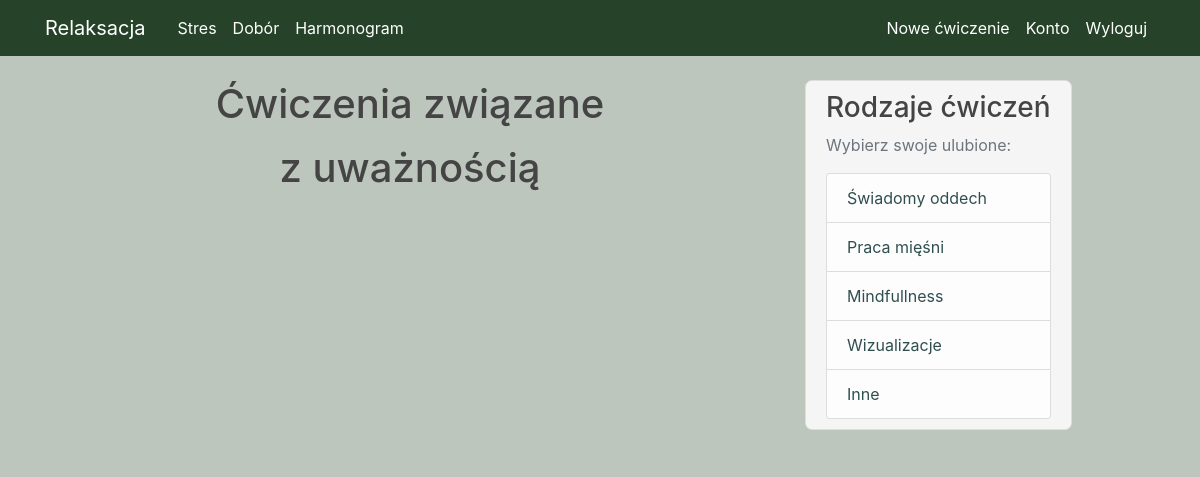
Before: /mindfullness (signed in) with the older database file.
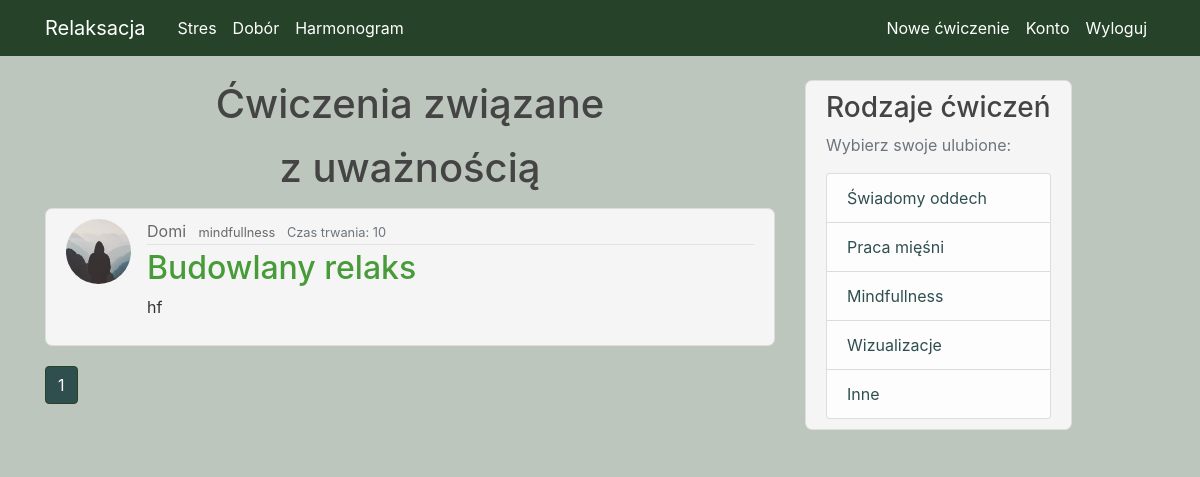
After: the same page with the newer database file.
### Relaks/models.py (models this page shows, shortened)
class Post(db.Model):
    id = db.Column(db.Integer, primary_key=True, autoincrement=True)
    name = db.Column(db.String(100), nullable=True)
    category = db.Column(db.String(100), nullable=True)
    time = db.Column(db.Integer, nullable=True)
    content = db.Column(db.Text, nullable=True)
    user_id = db.Column(db.Integer, db.ForeignKey('user.id'), nullable=False)
    fav = db.relationship('Favourite', backref='fav', lazy=True)

class User(db.Model, UserMixin):
    id = db.Column(db.Integer, primary_key=True)
    username = db.Column(db.String(20), unique=True, nullable=False)
    email = db.Column(db.String(120), unique=True, nullable=False)
    image_file = db.Column(db.String(20), nullable=False, default='default.jpg')
    password = db.Column(db.String(60), nullable=False)
    is_admin = db.Column(db.Boolean, nullable=False)
    posts = db.relationship('Post', backref='author', lazy=True)
    fav = db.relationship('Favourite', backref='author', lazy=True)

### Relaks/routes.py (the view)
@app.route("/mindfullness", methods=['GET', 'POST'])
@login_required
def mindfullness():
    page = request.args.get('page', 1, type=int)
    post = Post.query.filter(
        Post.category == 'mindfullness').paginate(page=page, per_page=3)
    return render_template('mindfullness.html', title='Mindfullness', post=post)

### Relaks/models.py (called while the page is built)
@login_manager.user_loader
def load_user(user_id):
    return User.query.get(int(user_id))

### Relaks/templates/mindfullness.html (shortened to what this page needs)
{% extends "layout.html" %}
{% block content %}
    <h1> <p style="text-align: center"> Ćwiczenia związane </p>
        <p style="text-align: center"> z uważnością </p> </h1>
      {% for post in post.items %}
          <article class="media content-section">
          <img class="rounded-circle article-img" src="{{ url_for('static', filename='photo/' + post.author.image_file) }}">
          <div class="media-body">
            <div class="article-metadata">
               <a class="mr-2" href="{{ url_for('user_posts', username=post.author.username) }}">{{ post.author.username }}</a>
              <small class="article-category">
          <a
            class="mr-2"
            href="{{ url_for('mindfullness', category=post.category) }}"
            >{{ post.category }}</a>
                </small>
                <small class="text-muted">Czas trwania: {{ post.time }}</small>
            </div>
            <h2> <a class="article-title" href="{{ url_for('post', post_id=post.id) }}">{{ post.name}}</a> </h2>
            <p class="article-content">{{ post.content }}</p>
          </div>
        </article>
    {% endfor %}
      {% for page_num in post.iter_pages(left_edge=1, right_edge=1, left_current=1, right_current=2) %}
        {% if page_num %}
            {% if post.page == page_num %}
                <a class="btn btn-info mb-4" style="background-color: darkslategrey; border-color: #26432a" href="{{ url_for('mindfullness', page=page_num)  }}"> {{ page_num }}</a>
             {% else %}
                <a class="btn btn-outline-info mb-4" style="background-color: darkslategrey; border-color: #26432a; " href="{{ url_for('mindfullness', page=page_num)  }}"> {{ page_num }}</a>
             {% endif %}
        {% endif %}
    {% endfor %}
{% endblock content %}

### Relaks/templates/layout.html (shortened to what this page needs)
<!DOCTYPE html>
<html lang="pl">
<head>
    <link rel="stylesheet" href="https://maxcdn.bootstrapcdn.com/bootstrap/4.0.0/css/bootstrap.min.css">
    <link rel="stylesheet" type="text/css" href="{{ url_for('static', filename='main.css') }}">
</head>
<body>
    <header class="site-header">
      <nav class="navbar navbar-expand-md navbar-dark bg-steel fixed-top">
        <div class="container">
          <a class="navbar-brand mr-4" href="/">Relaksacja</a>
          <div class="collapse navbar-collapse" id="navbarToggle">
            <div class="navbar-nav mr-auto">
                <a class="nav-item nav-link" href="{{ url_for('stres') }}">Stres</a>
                <a class="nav-item nav-link" href="{{ url_for('dobor') }}">Dobór </a>
                <a class="nav-item nav-link" href="{{ url_for('harmonogram') }}">Harmonogram </a>
            </div>
            <div class="navbar-nav">
                {% if current_user.is_authenticated %}
                     <a class="nav-item nav-link" href="{{ url_for('new_post') }}">Nowe ćwiczenie</a>
                    <a class="nav-item nav-link" href="{{ url_for('account') }}">Konto</a>
                    <a class="nav-item nav-link" href="{{ url_for('logout') }}">Wyloguj</a>
                {% else %}
                    <a class="nav-item nav-link" href="{{ url_for('login') }}">Zaloguj</a>
                    <a class="nav-item nav-link" href="{{ url_for('register') }}">Zarejestruj</a>
                {% endif %}
            </div>
          </div>
        </div>
      </nav>
    </header>
    <main role="main" class="container">
      <div class="row">
        <div class="col-md-8">
          {% block content %}{% endblock %}
        </div>
        <div class="col-md-4">
          <div class="content-section" style="display: inline-block;">
            <h3> Rodzaje ćwiczeń </h3>
            <p class='text-muted'> Wybierz swoje ulubione:
              <ul class="list-group" style="color: #444444;">
                  <li class="list-group-item list-group-item-light" > <a href="{{ url_for('oddech') }}" style="color: darkslategrey"> Świadomy oddech </a> </li>
                  <li class="list-group-item list-group-item-light"> <a href="{{ url_for('miesnie') }}" style="color: darkslategrey"> Praca mięśni </a> </li>
                  <li class="list-group-item list-group-item-light"> <a href="{{ url_for('mindfullness') }}" style="color: darkslategrey" >Mindfullness  </a> </li>
                  <li class="list-group-item list-group-item-light"> <a href="{{ url_for('wizualizacje') }}" style="color: darkslategrey"> Wizualizacje  </a> </li>
                  <li class="list-group-item list-group-item-light" > <a href="{{ url_for('inne') }} " style="color: darkslategrey">  Inne   </a> </li>
              </ul>
          </div>
        </div>
      </div>
    </main>
</body>
</html>

### Relaks/static/main.css (style rules this page uses)
body { background-color: #bdc6bd; color: #333333; margin-top: 5rem; }
h1, h2, h3, h4, h5, h6 { color: #444444; }
.bg-steel { background-color: #26432a; }
.site-header .navbar-nav .nav-link { background-color: #26432a; color: white; }
.content-section { background-color: whitesmoke; padding: 10px 20px; border: 1px solid #dddddd; border-radius: 7px; margin-bottom: 20px; }
.article-title { color: #489b39; }
.article-content { white-space: pre-line; background-color: whitesmoke; }
.article-img { height: 65px; width: 65px; margin-right: 16px; }
.article-metadata { padding-bottom: 1px; margin-bottom: 4px; border-bottom: 1px solid #e3e3e3; color: #444444; }
.col-md-4 { background-color: #bdc6bd; }
.btn { background-color: #26432a; }
.mr-2 { color: dimgrey; }

Changed rows visible on the page:
added Post: image_file (placeholder picture), author.username "Domi", category "mindfullness", time "10", name "Budowlany relaks", content "hf"
Other visible differences:
new list line: "1"
